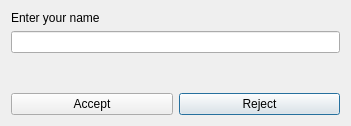
<?xml version="1.0" encoding="UTF-8"?>
<ui version="4.0">
 <class>Dialog</class>
 <widget class="QDialog" name="Dialog">
  <property name="geometry">
   <rect>
    <x>0</x>
    <y>0</y>
    <width>351</width>
    <height>126</height>
   </rect>
  </property>
  <property name="windowTitle">
   <string>Dialog</string>
  </property>
  <layout class="QGridLayout" name="gridLayout">
   <item row="0" column="0">
    <widget class="QLabel" name="label">
     <property name="text">
      <string>Enter your name</string>
     </property>
    </widget>
   </item>
   <item row="5" column="1">
    <widget class="QPushButton" name="btnReject">
     <property name="text">
      <string>Reject</string>
     </property>
    </widget>
   </item>
   <item row="5" column="0">
    <widget class="QPushButton" name="btnAccept">
     <property name="text">
      <string>Accept</string>
     </property>
    </widget>
   </item>
   <item row="3" column="0" colspan="2">
    <widget class="QLineEdit" name="txtName"/>
   </item>
   <item row="4" column="0">
    <spacer name="verticalSpacer">
     <property name="orientation">
      <enum>Qt::Vertical</enum>
     </property>
     <property name="sizeHint" stdset="0">
      <size>
       <width>20</width>
       <height>40</height>
      </size>
     </property>
    </spacer>
   </item>
  </layout>
 </widget>
 <resources/>
 <connections>
  <connection>
   <sender>btnReject</sender>
   <signal>clicked()</signal>
   <receiver>Dialog</receiver>
   <slot>reject()</slot>
   <hints>
    <hint type="sourcelabel">
     <x>236</x>
     <y>93</y>
    </hint>
    <hint type="destinationlabel">
     <x>326</x>
     <y>73</y>
    </hint>
   </hints>
  </connection>
 </connections>
</ui>
